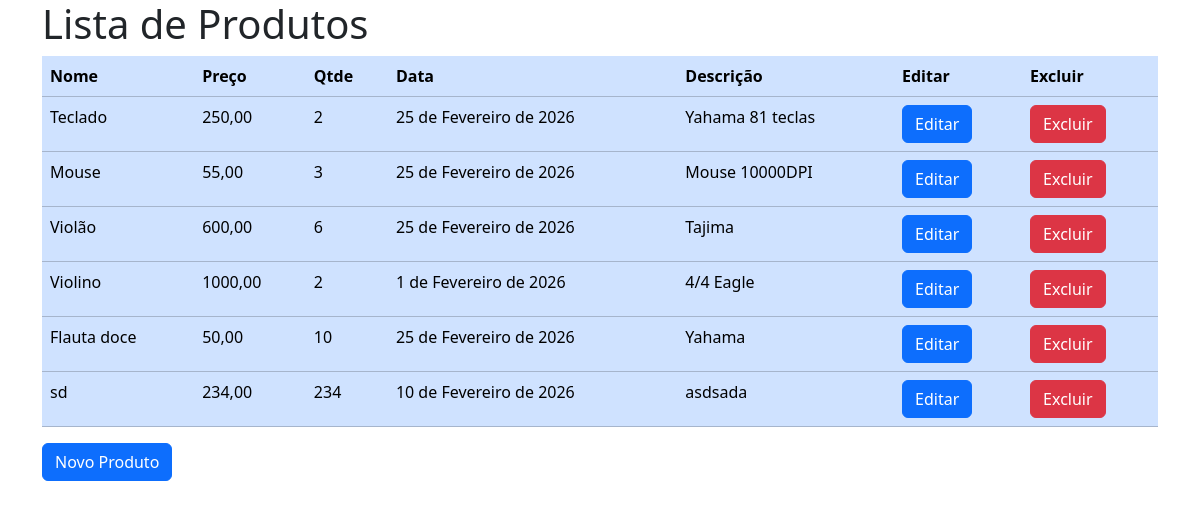
The page /produto on the database as committed earlier.
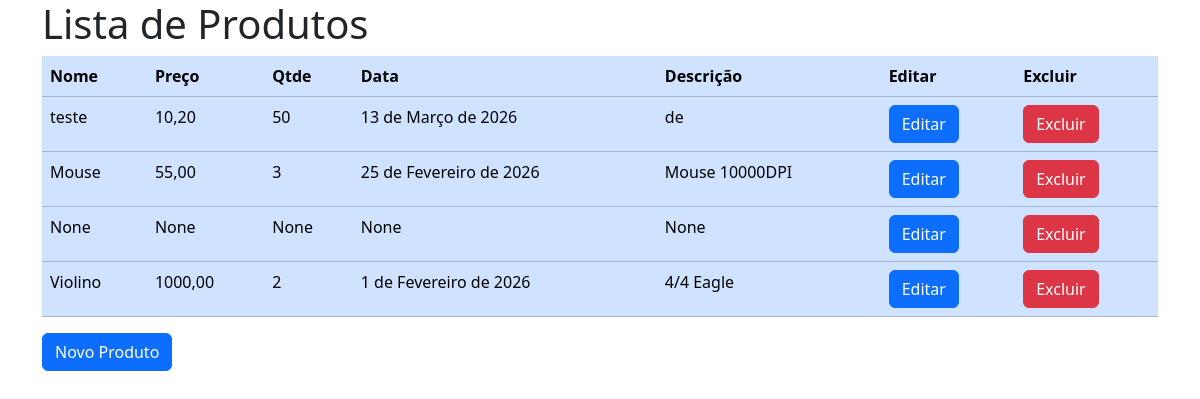
The same page on the database as committed later.
### aplicacao/models.py (models this page shows)
class Produto(models.Model):
    nome = models.CharField(max_length=100, null=True, blank=True)
    preco = models.DecimalField(decimal_places=2, max_digits=10, null=True, blank=True)
    qtde = models.IntegerField(null=True, blank=True)
    descricao = models.CharField(max_length=250, null=True, blank=True)
    data = models.DateField(null=True, blank=True)

### aplicacao/views.py (the view)
# urls.py: path('produto', produto, name="urlproduto"),
def produto(request):
    produtos = Produto.objects.all()
    context = {'produtos': produtos}
    return render(request, "produto.html", context)

### aplicacao/templates/produto.html (shortened to what this page needs)
{%load bootstrap5 %}
<!DOCTYPE html>
<html lang="en">
  <head>
    {% bootstrap_css %}
  </head>
  <body>
    <div class="table-responsive container">
      <h1>Lista de Produtos</h1>
      <table class="table table-primary table-hover">
        <thead>
            <tr>
                <th>Nome</th>
                <th>Preço</th>
                <th>Qtde</th>
                <th>Data</th>
                <th>Descrição</th>
                <th>Editar</th>
                <th>Excluir</th>
            </tr>
        </thead>
        <tbody>
            {% for p in produtos%}
            <tr>
                <td>{{p.nome}}</td>
                <td>{{p.preco}}</td>
                <td>{{p.qtde}}</td>
                <td>{{p.data}}</td>
                <td>{{p.descricao}}</td>
                <td>
                    <form action="{% url 'urleditarProduto' p.id %}" method="GET">
                        <input type="submit" value="Editar" class="btn btn-primary">
                    </form>
                </td>
                <td>
                    <form action="{% url 'urlexcluirProduto' p.id %}" method="POST">
                    <input type="submit" value="Excluir" class="btn btn-danger">
                </form>
                </td>
            </tr>
            {% endfor %}
        </tbody>
      </table>
      <form action="{% url 'urlcadastrarProduto' %}" method="POST">
        <input type="submit" value="Novo Produto" class="btn btn-primary" />
      </form>
    </div>
  </body>
</html>

Rows that differ between the two databases and show on the page:
removed Produto: nome "Teclado", preco "250,00", qtde "2", data "25 de Fevereiro de 2026", descricao "Yahama 81 teclas"
removed Produto: nome "Flauta doce", preco "50,00", qtde "10", data "25 de Fevereiro de 2026", descricao "Yahama"
removed Produto: nome "sd", preco "234,00", qtde "234", data "10 de Fevereiro de 2026", descricao "asdsada"
added Produto: nome "teste", preco "10,20", qtde "50", data "13 de Março de 2026", descricao "de"
changed Produto: nome "Violão" → "None"; preco "600,00" → "None"; qtde "6" → "None"; data "25 de Fevereiro de 2026" → "None"; descricao "Tajima" → "None"
